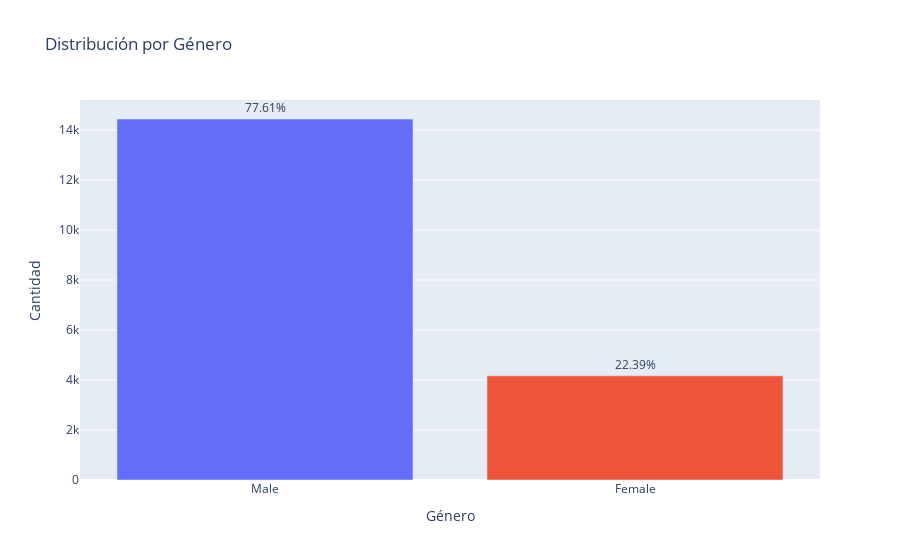

The notebook cell saved with this chart:
### Markdown cell above
#### 1.1. Distribución por Género

### Code cell
# Contar la distribución por género
sex_distribution = grouped_by_way['Sex_Code_Text'].value_counts()

# Calcular el porcentaje de cada categoría
sex_distribution_percentage = (sex_distribution / sex_distribution.sum()) * 100

# Crear un nuevo DataFrame con las frecuencias y porcentajes
sex_distribution_df = sex_distribution.reset_index()
sex_distribution_df.columns = ['Sex_Code_Text', 'Count']
sex_distribution_df['Percentage'] = sex_distribution_percentage.values

# Crear gráfico ordenado de mayor a menor
figura1 = px.bar(sex_distribution_df, 
                 x='Sex_Code_Text', 
                 y='Count', 
                 title='Distribución por Género', 
                 labels={'Sex_Code_Text': 'Género', 'Count': 'Cantidad'}, 
                 color='Sex_Code_Text',
                 category_orders={"Sex_Code_Text": sex_distribution.index},  # Ordenar de mayor a menor
                 text=sex_distribution_df['Percentage'].round(2).astype(str) + '%'  # Mostrar porcentaje
                )

print(sex_distribution)
print(sex_distribution.sum())

# Mejorar diseño
figura1.update_traces(textposition='outside')  # Colocar el texto fuera de las barras
figura1.update_layout(showlegend=False)  # Ocultar la leyenda si no es necesaria

# Mostrar gráfico
figura1.show()

### Figure 1 — Plotly figure (JSON) as saved in the notebook; plotly's stock layout.template omitted (floating-point values rounded to 4 significant figures)
{"data": [{"alignmentgroup": "True", "hovertemplate": "Género=%{x}<br>Cantidad=%{y}<br>text=%{text}<extra></extra>", "legendgroup": "Male", "marker": {"color": "#636efa", "pattern": {"shape": ""}}, "name": "Male", "offsetgroup": "Male", "orientation": "v", "showlegend": true, "text": ["77.61%"], "textposition": "outside", "type": "bar", "x": ["Male"], "xaxis": "x", "y": [14443], "yaxis": "y"}, {"alignmentgroup": "True", "hovertemplate": "Género=%{x}<br>Cantidad=%{y}<br>text=%{text}<extra></extra>", "legendgroup": "Female", "marker": {"color": "#EF553B", "pattern": {"shape": ""}}, "name": "Female", "offsetgroup": "Female", "orientation": "v", "showlegend": true, "text": ["22.39%"], "textposition": "outside", "type": "bar", "x": ["Female"], "xaxis": "x", "y": [4167], "yaxis": "y"}], "layout": {"barmode": "relative", "legend": {"title": {"text": "Género"}, "tracegroupgap": 0}, "showlegend": false, "title": {"text": "Distribución por Género"}, "xaxis": {"anchor": "y", "categoryarray": ["Male", "Female"], "categoryorder": "array", "domain": [0, 1], "title": {"text": "Género"}}, "yaxis": {"anchor": "x", "domain": [0, 1], "title": {"text": "Cantidad"}}}}
